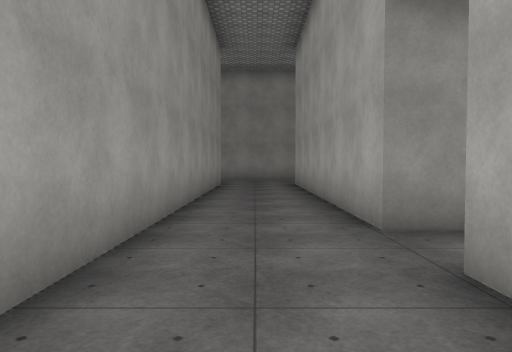
view 1 (above)

20 first-person views from a walk through a 3-D level made in the Unity game engine. The camera is 1.4 m above the floor, tilts 2° down and sees 70° across. The floor is counted in squares, 2 m on a side. Each view is taken from the middle of a square. On the plan, view 1 faces up. The plan holds only what a view shows up to about 11 squares ahead; the rest is blank. The place goes on beyond the plan. The player character is not drawn. Door leaves are left out, so doorways stand open. Surface patterns are stand-ins for the level's own textures.

view 2
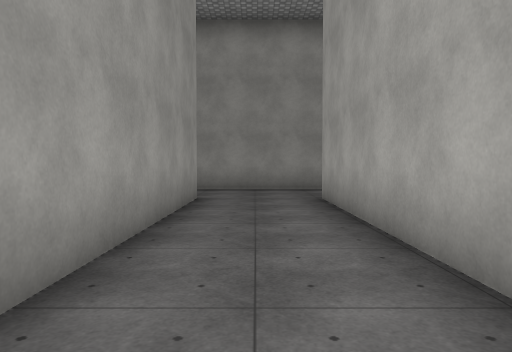

view 3
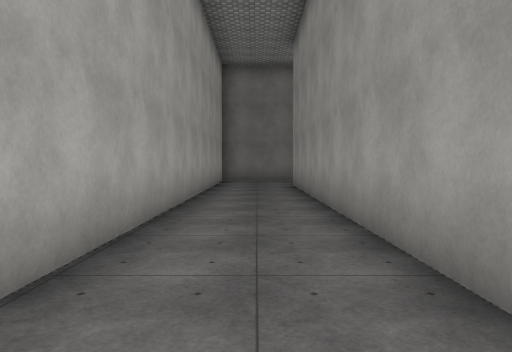

view 4
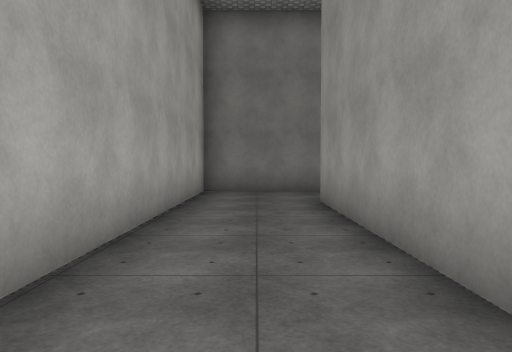

view 5
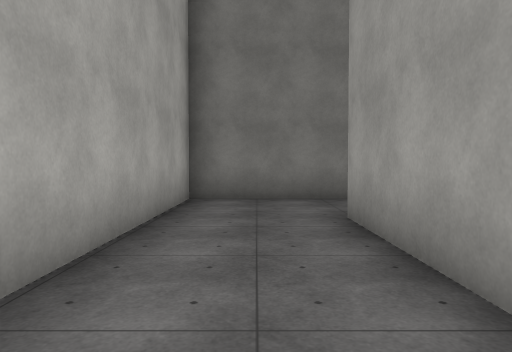

view 6
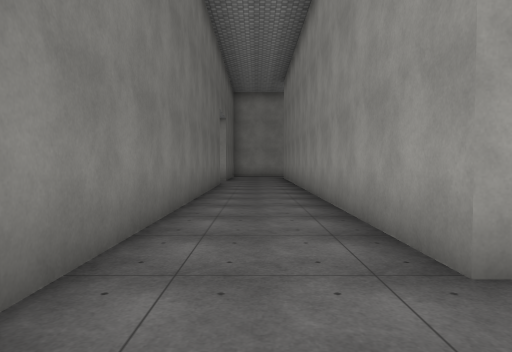

view 7
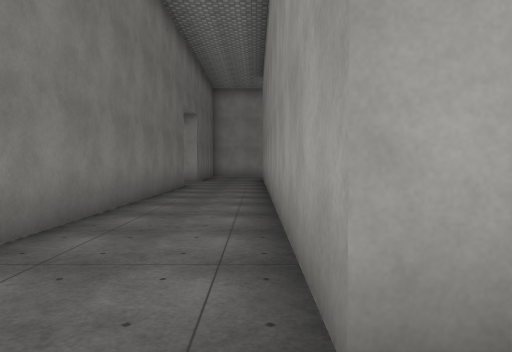

view 8
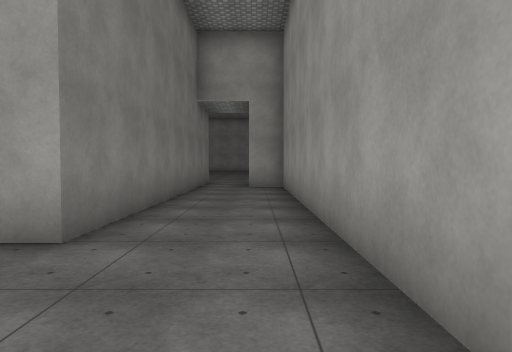

view 9
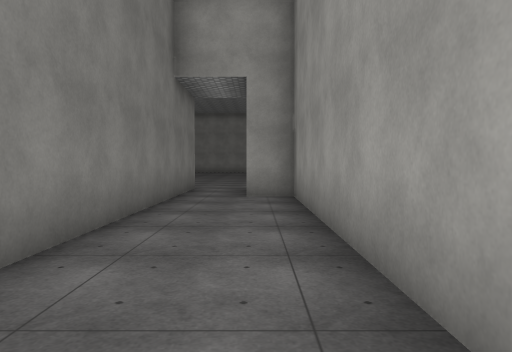

view 10
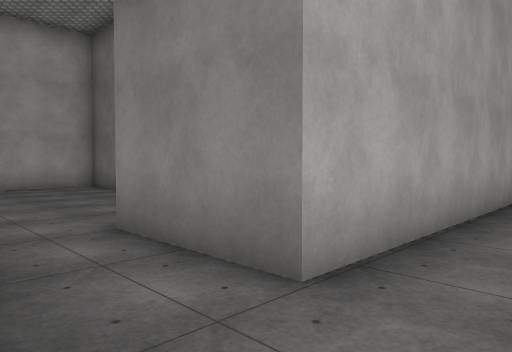

view 11
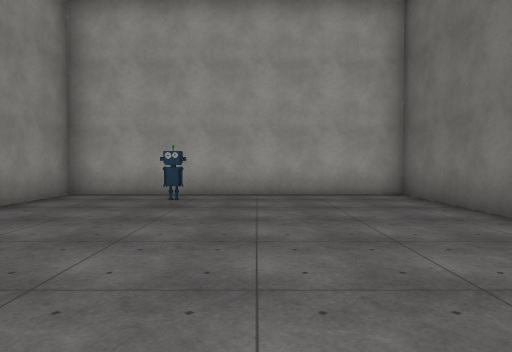

view 12
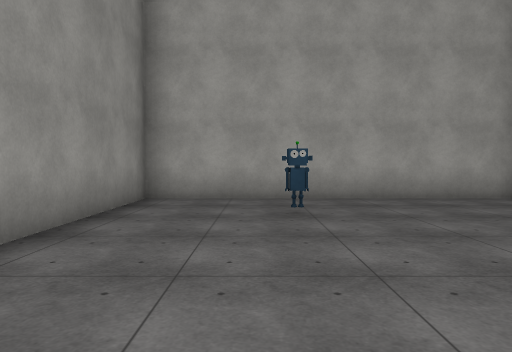

view 13
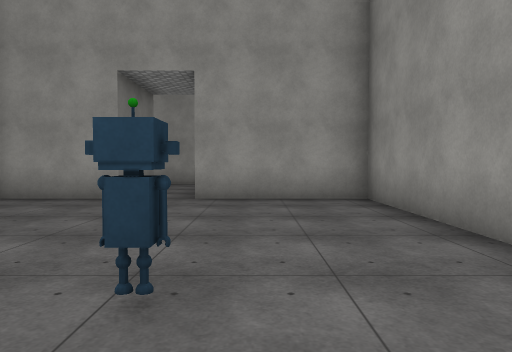

view 14
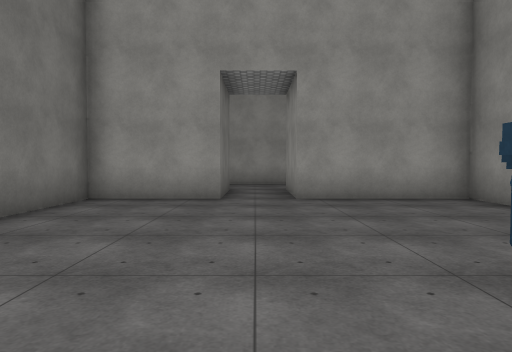

view 15
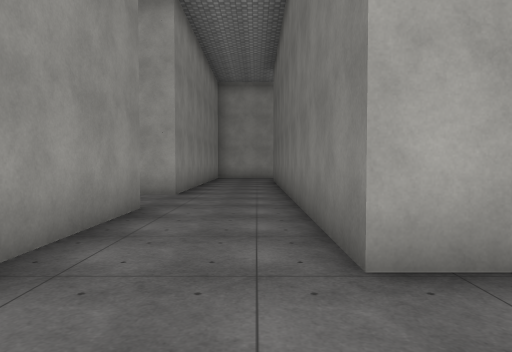

view 16
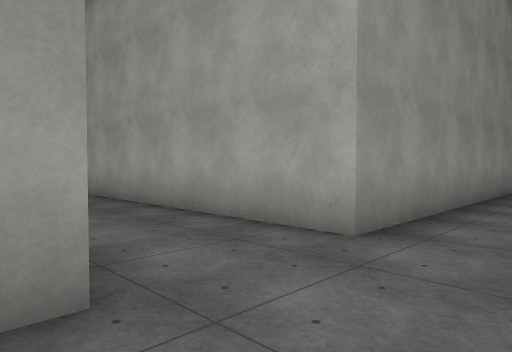

view 17
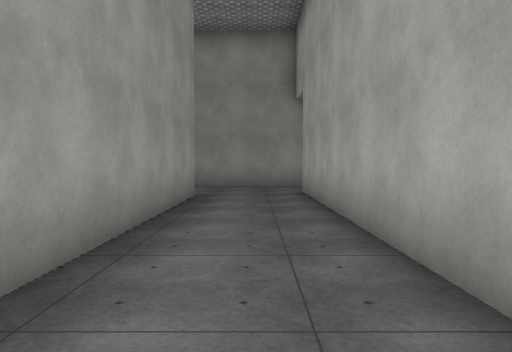

view 18
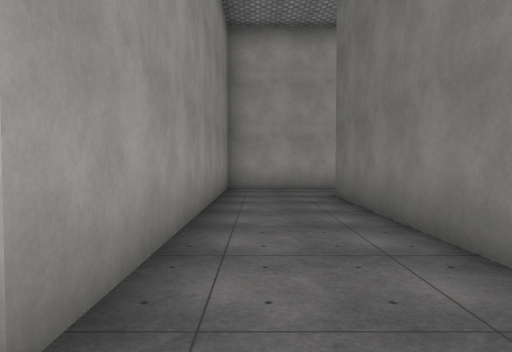

view 19
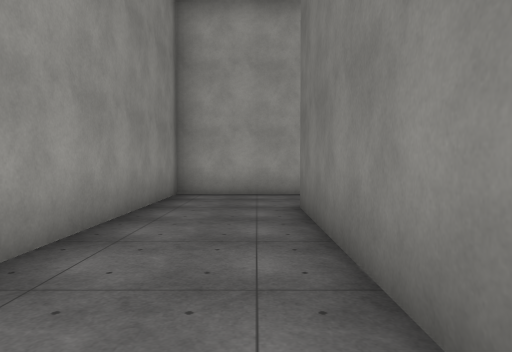

view 20
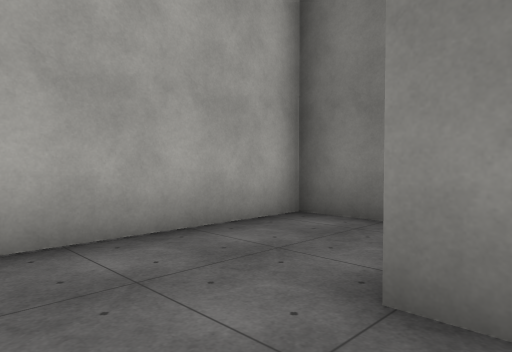

### Floor plan
Points are (right, up) in squares from view 1. A wall is a line through its corners. A room is listed if a view was taken in it or the views show most of it. See-through windows are left out.
Room 1 (views 1, 2, 3, 4, 5, 6, 7, 8, 9, 10, 15, 16, 17, 18, 19, 20)
walls: (1.3, 3.8) (1.3, 12.3) (13.9, 12.3); (4.8, 14.8) (-8.7, 14.8) (-8.7, 13.8); (-10.5, 12.3) (-1.2, 12.3) (-1.2, -7.7) (-10.1, -7.7); (15, 9.8) (16.3, 9.8) (16.3, 14.8) (7.2, 14.8) (7.2, 23); (4.7, 22) (4.7, 15.9); (7.4, 24.5) (4.2, 24.5); (-10.5, -10.2) (1.3, -10.2) (1.3, 2.3)
ways out: open door at (1.5, 3) to room 2; open door at (7.3, 23.7)
Room 2 (views 11, 12, 13, 14)
walls: (1.3, 2.3) (3.8, 2.3) (3.8, -0.3) (11.2, -0.3) (11.2, 7.2) (3.8, 7.2) (3.8, 3.8) (1.3, 3.8)
ways out: open door at (1.5, 3) to room 1
objects: robot (9, 4)

Where each view was taken, in squares from view 1:
view 1: 0 up, 0 right, facing up
view 2: 5 up, 0 right, facing up
view 3: 4 up, 0 right, facing down
view 4: 1 down, 0 right, facing down
view 5: 3 down, 0 right, facing down
view 6: 9 down, 1 right, facing left
view 7: 8 down, 0 right, facing left
view 8: 14 up, 2 right, facing left
view 9: 14 up, 1 left, facing left
view 10: 4 up, 0 right, facing down-right
view 11: 3 up, 3 right, facing right
view 12: 5 up, 4 right, facing right
view 13: 5 up, 11 right, facing left
view 14: 3 up, 11 right, facing left
view 15: 13 up, 1 left, facing right
view 16: 13 up, 4 right, facing up-right
view 17: 14 up, 6 right, facing up
view 18: 14 up, 6 right, facing right
view 19: 13 up, 8 right, facing right
view 20: 14 up, 13 right, facing down-right
